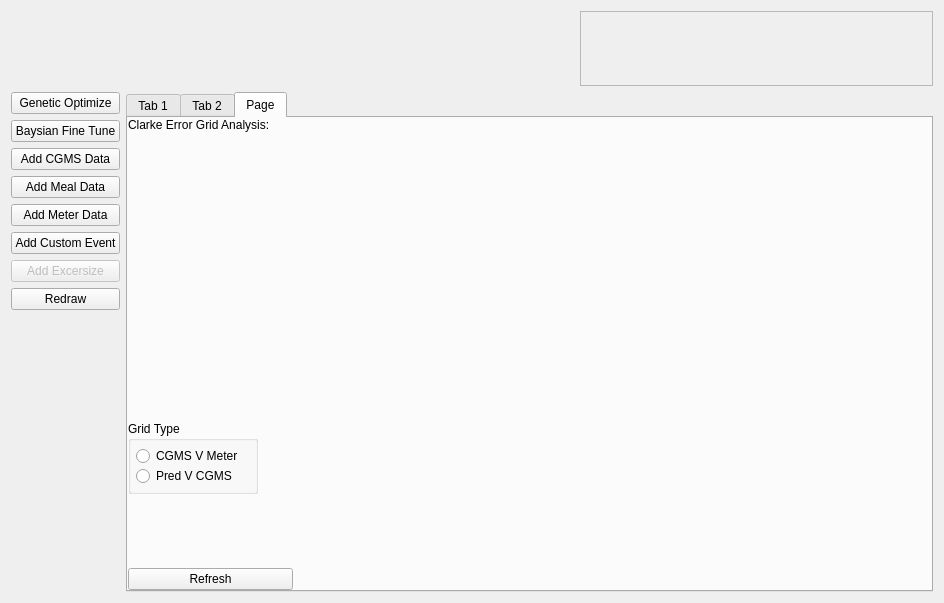
<?xml version="1.0" encoding="UTF-8"?>
<ui version="4.0">
 <class>NLSimpleGuiWindow</class>
 <widget class="QMainWindow" name="NLSimpleGuiWindow">
  <property name="geometry">
   <rect>
    <x>0</x>
    <y>0</y>
    <width>944</width>
    <height>603</height>
   </rect>
  </property>
  <property name="windowTitle">
   <string>NLSimpleGuiWindow</string>
  </property>
  <widget class="QWidget" name="centralWidget">
   <layout class="QVBoxLayout" name="verticalLayout_6">
    <item>
     <layout class="QVBoxLayout" name="verticalLayout_4">
      <item>
       <layout class="QHBoxLayout" name="horizontalLayout_2">
        <item>
         <spacer name="horizontalSpacer">
          <property name="orientation">
           <enum>Qt::Horizontal</enum>
          </property>
          <property name="sizeHint" stdset="0">
           <size>
            <width>40</width>
            <height>20</height>
           </size>
          </property>
         </spacer>
        </item>
        <item>
         <widget class="QFrame" name="frame">
          <property name="sizePolicy">
           <sizepolicy hsizetype="Fixed" vsizetype="Fixed">
            <horstretch>200</horstretch>
            <verstretch>40</verstretch>
           </sizepolicy>
          </property>
          <property name="minimumSize">
           <size>
            <width>353</width>
            <height>75</height>
           </size>
          </property>
          <property name="frameShape">
           <enum>QFrame::StyledPanel</enum>
          </property>
          <property name="frameShadow">
           <enum>QFrame::Raised</enum>
          </property>
          <layout class="QVBoxLayout" name="verticalLayout_3">
           <property name="spacing">
            <number>0</number>
           </property>
           <property name="margin">
            <number>0</number>
           </property>
           <item>
            <widget class="TQtWidget" name="m_mathFormulaWidget" native="true">
             <property name="sizePolicy">
              <sizepolicy hsizetype="Expanding" vsizetype="Expanding">
               <horstretch>100</horstretch>
               <verstretch>25</verstretch>
              </sizepolicy>
             </property>
            </widget>
           </item>
          </layout>
         </widget>
        </item>
       </layout>
      </item>
      <item>
       <layout class="QHBoxLayout" name="horizontalLayout">
        <item>
         <layout class="QVBoxLayout" name="verticalLayout_2">
          <item>
           <widget class="QPushButton" name="geneticOptimizeButton">
            <property name="text">
             <string>Genetic Optimize</string>
            </property>
           </widget>
          </item>
          <item>
           <widget class="QPushButton" name="baysianFineTuneButton">
            <property name="text">
             <string>Baysian Fine Tune</string>
            </property>
           </widget>
          </item>
          <item>
           <widget class="QPushButton" name="addCgmsButton">
            <property name="text">
             <string>Add CGMS Data</string>
            </property>
           </widget>
          </item>
          <item>
           <widget class="QPushButton" name="addMealDataButton">
            <property name="text">
             <string>Add Meal Data</string>
            </property>
           </widget>
          </item>
          <item>
           <widget class="QPushButton" name="addMeterDataButton">
            <property name="text">
             <string>Add Meter Data</string>
            </property>
           </widget>
          </item>
          <item>
           <widget class="QPushButton" name="addCustonDataBustom">
            <property name="text">
             <string>Add Custom Event</string>
            </property>
           </widget>
          </item>
          <item>
           <widget class="QPushButton" name="addExcersizeButton">
            <property name="enabled">
             <bool>false</bool>
            </property>
            <property name="text">
             <string>Add Excersize</string>
            </property>
           </widget>
          </item>
          <item>
           <widget class="QPushButton" name="redrawButton">
            <property name="text">
             <string>Redraw</string>
            </property>
           </widget>
          </item>
          <item>
           <spacer name="verticalSpacer">
            <property name="orientation">
             <enum>Qt::Vertical</enum>
            </property>
            <property name="sizeHint" stdset="0">
             <size>
              <width>20</width>
              <height>40</height>
             </size>
            </property>
           </spacer>
          </item>
         </layout>
        </item>
        <item>
         <widget class="QTabWidget" name="tabWidget">
          <property name="currentIndex">
           <number>2</number>
          </property>
          <widget class="QWidget" name="modelDisplyTab">
           <attribute name="title">
            <string>Tab 1</string>
           </attribute>
           <layout class="QVBoxLayout" name="verticalLayout_5">
            <property name="spacing">
             <number>0</number>
            </property>
            <property name="margin">
             <number>0</number>
            </property>
            <item>
             <widget class="QScrollArea" name="m_modelDisplayScrollArea">
              <property name="widgetResizable">
               <bool>true</bool>
              </property>
              <widget class="QWidget" name="scrollAreaWidgetContents">
               <property name="geometry">
                <rect>
                 <x>0</x>
                 <y>0</y>
                 <width>732</width>
                 <height>434</height>
                </rect>
               </property>
               <property name="sizePolicy">
                <sizepolicy hsizetype="Expanding" vsizetype="Expanding">
                 <horstretch>0</horstretch>
                 <verstretch>0</verstretch>
                </sizepolicy>
               </property>
               <layout class="QVBoxLayout" name="verticalLayout">
                <item>
                 <widget class="TQtWidget" name="m_modelDisplayWidget" native="true">
                  <property name="sizePolicy">
                   <sizepolicy hsizetype="Expanding" vsizetype="Expanding">
                    <horstretch>0</horstretch>
                    <verstretch>0</verstretch>
                   </sizepolicy>
                  </property>
                 </widget>
                </item>
               </layout>
              </widget>
             </widget>
            </item>
           </layout>
          </widget>
          <widget class="QWidget" name="optionsTab">
           <attribute name="title">
            <string>Tab 2</string>
           </attribute>
          </widget>
          <widget class="QWidget" name="clarkeGridTab">
           <property name="sizePolicy">
            <sizepolicy hsizetype="Expanding" vsizetype="Expanding">
             <horstretch>0</horstretch>
             <verstretch>0</verstretch>
            </sizepolicy>
           </property>
           <attribute name="title">
            <string>Page</string>
           </attribute>
           <layout class="QHBoxLayout" name="horizontalLayout_3">
            <property name="spacing">
             <number>0</number>
            </property>
            <property name="margin">
             <number>0</number>
            </property>
            <item>
             <layout class="QVBoxLayout" name="clarkLeftVLayout">
              <item>
               <widget class="QLabel" name="label">
                <property name="text">
                 <string>Clarke Error Grid Analysis:</string>
                </property>
               </widget>
              </item>
              <item>
               <widget class="TQtWidget" name="clarkeLegendWidget" native="true">
                <property name="sizePolicy">
                 <sizepolicy hsizetype="Fixed" vsizetype="Fixed">
                  <horstretch>0</horstretch>
                  <verstretch>0</verstretch>
                 </sizepolicy>
                </property>
                <property name="minimumSize">
                 <size>
                  <width>165</width>
                  <height>185</height>
                 </size>
                </property>
               </widget>
              </item>
              <item>
               <widget class="TQtWidget" name="clarkResultsWidget" native="true">
                <property name="sizePolicy">
                 <sizepolicy hsizetype="Fixed" vsizetype="Fixed">
                  <horstretch>0</horstretch>
                  <verstretch>0</verstretch>
                 </sizepolicy>
                </property>
                <property name="minimumSize">
                 <size>
                  <width>165</width>
                  <height>86</height>
                 </size>
                </property>
               </widget>
              </item>
              <item>
               <widget class="QGroupBox" name="clarkButtonGroupBox">
                <property name="sizePolicy">
                 <sizepolicy hsizetype="Fixed" vsizetype="MinimumExpanding">
                  <horstretch>0</horstretch>
                  <verstretch>0</verstretch>
                 </sizepolicy>
                </property>
                <property name="minimumSize">
                 <size>
                  <width>130</width>
                  <height>0</height>
                 </size>
                </property>
                <property name="title">
                 <string>Grid Type</string>
                </property>
                <layout class="QVBoxLayout" name="verticalLayout_7">
                 <property name="spacing">
                  <number>0</number>
                 </property>
                 <property name="margin">
                  <number>5</number>
                 </property>
                 <item>
                  <widget class="QRadioButton" name="clarkCgmsVMeterRadioButton">
                   <property name="text">
                    <string>CGMS V Meter</string>
                   </property>
                  </widget>
                 </item>
                 <item>
                  <widget class="QRadioButton" name="clarkePredVCGMSRadioButton">
                   <property name="text">
                    <string>Pred V CGMS</string>
                   </property>
                  </widget>
                 </item>
                </layout>
               </widget>
              </item>
              <item>
               <spacer name="verticalSpacer_2">
                <property name="orientation">
                 <enum>Qt::Vertical</enum>
                </property>
                <property name="sizeHint" stdset="0">
                 <size>
                  <width>20</width>
                  <height>40</height>
                 </size>
                </property>
               </spacer>
              </item>
              <item>
               <widget class="QPushButton" name="clarkeRefreshButton">
                <property name="sizePolicy">
                 <sizepolicy hsizetype="Preferred" vsizetype="Minimum">
                  <horstretch>0</horstretch>
                  <verstretch>0</verstretch>
                 </sizepolicy>
                </property>
                <property name="minimumSize">
                 <size>
                  <width>0</width>
                  <height>0</height>
                 </size>
                </property>
                <property name="text">
                 <string>Refresh</string>
                </property>
               </widget>
              </item>
             </layout>
            </item>
            <item>
             <widget class="TQtWidget" name="clarkeErrorGridWidget" native="true">
              <property name="sizePolicy">
               <sizepolicy hsizetype="Expanding" vsizetype="Expanding">
                <horstretch>0</horstretch>
                <verstretch>0</verstretch>
               </sizepolicy>
              </property>
             </widget>
            </item>
           </layout>
          </widget>
         </widget>
        </item>
       </layout>
      </item>
     </layout>
    </item>
   </layout>
  </widget>
  <widget class="QMenuBar" name="menuBar">
   <property name="geometry">
    <rect>
     <x>0</x>
     <y>0</y>
     <width>944</width>
     <height>22</height>
    </rect>
   </property>
  </widget>
 </widget>
 <layoutdefault spacing="6" margin="11"/>
 <customwidgets>
  <customwidget>
   <class>TQtWidget</class>
   <extends>QWidget</extends>
   <header>TQtWidget.h</header>
  </customwidget>
 </customwidgets>
 <resources/>
 <connections/>
 <slots>
  <slot>setupForRecentlyDefinedModel()</slot>
 </slots>
</ui>
